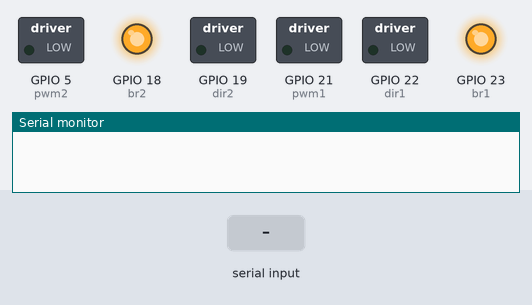
Simulated run of this sketch. Board: ESP32. Parts: switched loads named in the sketch (green lamp = pin HIGH), output pins drawn as LEDs (lit = HIGH), the last lines printed to the serial monitor. The inputs (shaded band) are chosen by the test bench.

Above: at 1.2 s.
1.3 s: "F" received over Serial
At 1.7 s:
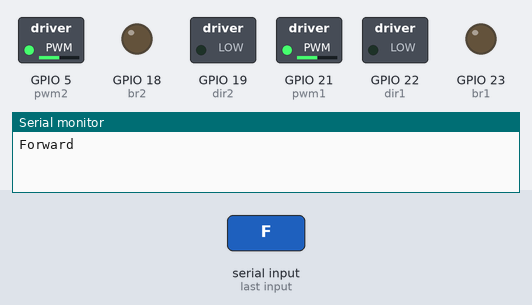
2.8 s: "B" received over Serial
At 4.0 s:
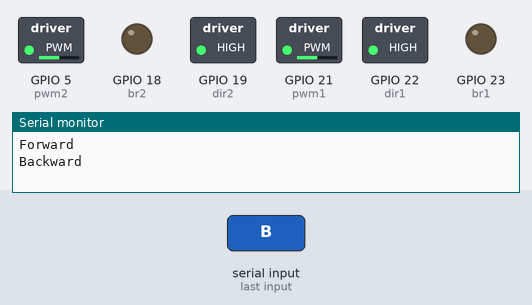
4.3 s: "L" received over Serial
At 5.2 s:
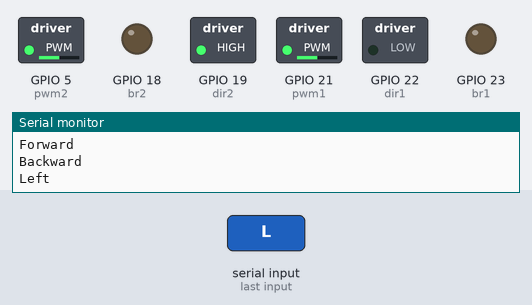
5.8 s: "R" received over Serial
At 6.4 s:
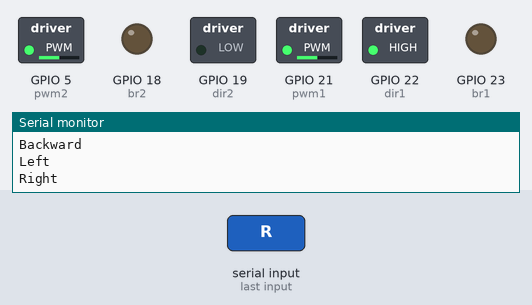
7.3 s: "S" received over Serial
At 8.5 s:
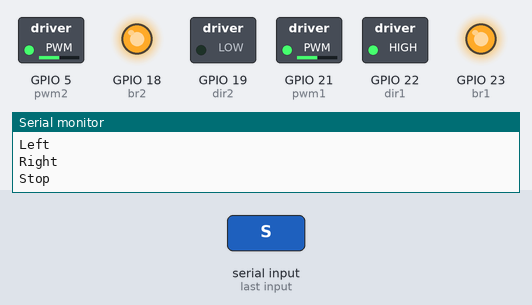
8.8 s: "f" received over Serial
At 9.8 s:
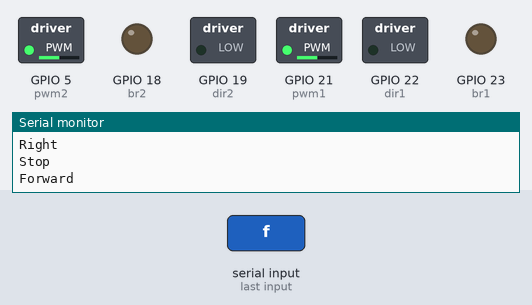
Timing chart, 0 to 11.3 s (numbered marks = the images above; inputs shaded):
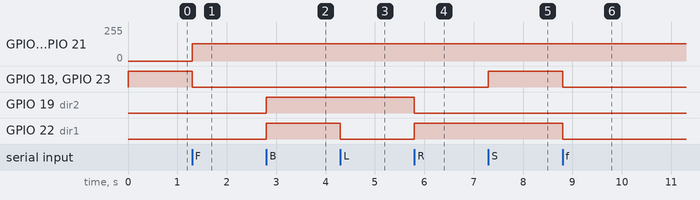

The sketch:

robot_navigation.ino
```cpp
/***************************************************************************
 * Project            : Smart Robot Farming
 * Inputs             : Web/Auto
 * Outputs            : Robot Navigation, Ploughing, seeding
 * Hardware Engineer  : Madhu Parvathaneni
 * Software Engineer  : Madhu Parvathaneni
 * Cloud Engineer     : Madhu Parvathaneni
 * Robot Design       : Venkatesh R
 * Client             : Young Innovations Pvt Ltd - KITS Guntur
 * Date               : 20th March 2021
 * Program Goal       : Robot Navigation
 ***************************************************************************/

// DIR – Pulled down to GND Forward by default and Backward when 5V (logic high)
// BRK – breaking input to halt the motor in operations when 5V (logic high)

int dir1=22;
int br1=23;
int pwm1=21;

int dir2=19;
int br2=18;
int pwm2=5;

#define forward 0
#define backward 1

#define brk 1
#define brk_release 0

void setup() {

  pinMode(dir1,OUTPUT);
  pinMode(br1,OUTPUT);
  pinMode(dir2,OUTPUT);
  pinMode(br2,OUTPUT);
  digitalWrite(br1,brk);
  digitalWrite(br2,brk);

  ledcSetup(0, 50, 10);
  ledcSetup(1, 50, 10);

  ledcAttachPin(pwm1, 0);
  ledcAttachPin(pwm2, 1);

  Serial.begin(9600);
}

void loop() {
  while(Serial.available()) {
    char ch=Serial.read();
    if(ch=='F' || ch=='f') {
      Serial.println("Forward");
      digitalWrite(br1,brk_release);
      digitalWrite(br2,brk_release);
      digitalWrite(dir1,forward);
      digitalWrite(dir2,forward);
      ledcWrite(0, 512);
      ledcWrite(1,512);
    } else if(ch=='B' || ch=='b') {
      Serial.println("Backward");
      digitalWrite(br1,brk_release);
      digitalWrite(br2,brk_release);
      digitalWrite(dir1,backward);
      digitalWrite(dir2,backward);
      ledcWrite(0, 512);
      ledcWrite(1,512);
    } else if(ch=='L' || ch=='l') {
      Serial.println("Left");
      digitalWrite(br1,brk_release);
      digitalWrite(br2,brk_release);
      digitalWrite(dir1,forward);
      digitalWrite(dir2,backward);
      ledcWrite(0,512);
      ledcWrite(1,512);
    } else if(ch=='R' || ch=='r') {
      Serial.println("Right");
      digitalWrite(br1,brk_release);
      digitalWrite(br2,brk_release);
      digitalWrite(dir1,backward);
      digitalWrite(dir2,forward);
      ledcWrite(0,512);
      ledcWrite(1,512);
    } else if(ch=='S' || ch=='s') {
      Serial.println("Stop");
      digitalWrite(br1,brk);
      digitalWrite(br2,brk);
    }
  }
}
```

Measured:
- after the input at 1.3 s, GPIO 5 (pwm2), GPIO 21 (pwm1): 0/255 → 128/255 at once; GPIO 18 (br2), GPIO 23 (br1): HIGH → LOW at once
- after the input at 2.8 s, GPIO 19 (dir2), GPIO 22 (dir1): LOW → HIGH at once
- after the input at 4.3 s, GPIO 22 (dir1): HIGH → LOW at once
- after the input at 5.8 s, GPIO 19 (dir2): HIGH → LOW at once; GPIO 22 (dir1): LOW → HIGH at once
- after the input at 7.3 s, GPIO 18 (br2), GPIO 23 (br1): LOW → HIGH at once
- after the input at 8.8 s, GPIO 18 (br2), GPIO 22 (dir1), GPIO 23 (br1): HIGH → LOW at once
